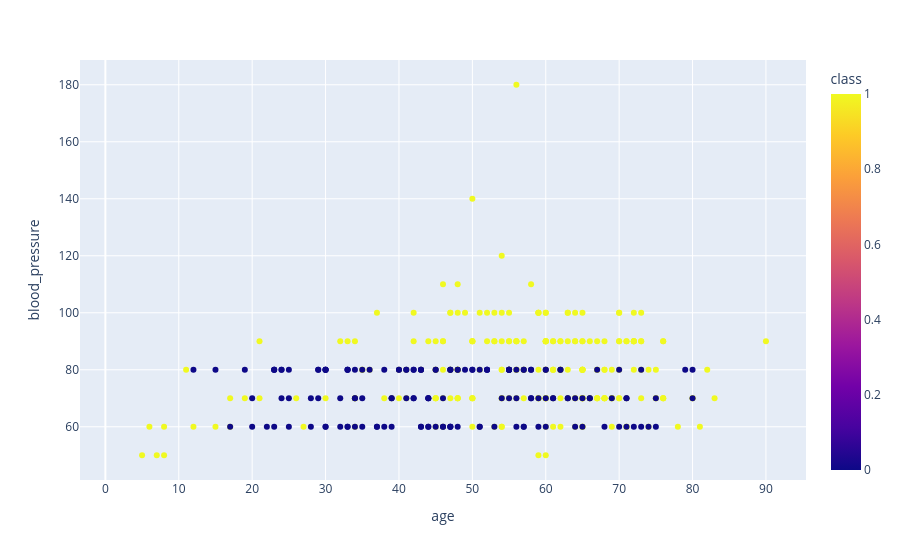

The notebook cell saved with this chart:
### Code cell
fig = px.scatter(df,x = 'age',y ='blood_pressure',color = 'class')
fig.show()

### Figure 1 — Plotly figure (JSON) as saved in the notebook; plotly's stock layout.template omitted (floating-point values rounded to 4 significant figures; data arrays with more than 128 entries replaced by an {"elided": "..."} marker saying what was removed)
{"data": [{"hovertemplate": "age=%{x}<br>blood_pressure=%{y}<br>class=%{marker.color}<extra></extra>", "legendgroup": "", "marker": {"color": {"elided": "400 int values"}, "coloraxis": "coloraxis", "symbol": "circle"}, "mode": "markers", "name": "", "orientation": "v", "showlegend": false, "type": "scatter", "x": {"elided": "400 float values"}, "xaxis": "x", "y": {"elided": "400 float values"}, "yaxis": "y"}], "layout": {"coloraxis": {"colorbar": {"title": {"text": "class"}}, "colorscale": [[0, "#0d0887"], [0.1111, "#46039f"], [0.2222, "#7201a8"], [0.3333, "#9c179e"], [0.4444, "#bd3786"], [0.5556, "#d8576b"], [0.6667, "#ed7953"], [0.7778, "#fb9f3a"], [0.8889, "#fdca26"], [1, "#f0f921"]]}, "legend": {"tracegroupgap": 0}, "margin": {"t": 60}, "xaxis": {"anchor": "y", "domain": [0, 1], "title": {"text": "age"}}, "yaxis": {"anchor": "x", "domain": [0, 1], "title": {"text": "blood_pressure"}}}}
